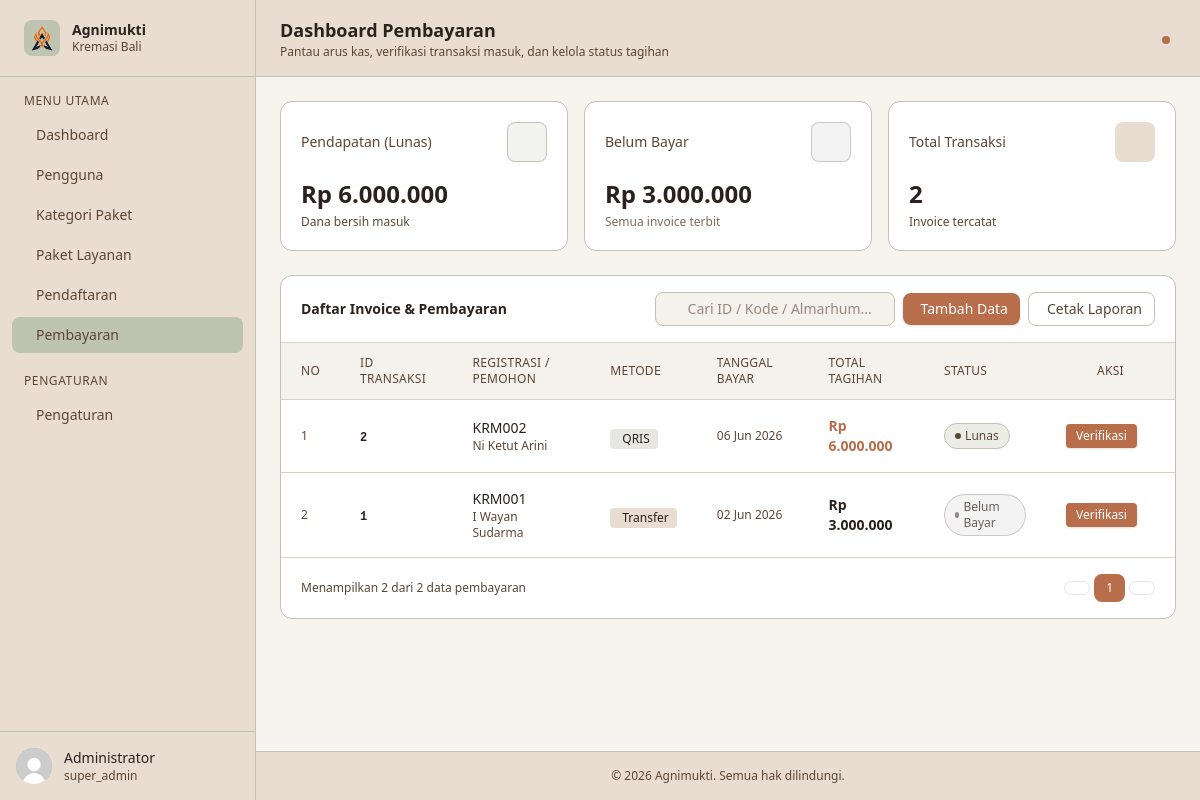
Page /admin?page=payment (signed in) on the committed database.
### tables this page shows
CREATE TABLE pembayaran (
    id_pembayaran INT AUTO_INCREMENT PRIMARY KEY,

    id_pendaftaran INT NOT NULL,

    tanggal_bayar DATE NOT NULL,

    total_bayar DECIMAL(12,2) NOT NULL,

    metode_pembayaran ENUM(
        'Transfer',
        'QRIS',
        'Tunai'
    ) NOT NULL,

    status_pembayaran ENUM(
        'Belum Bayar',
        'Lunas'
    ) DEFAULT 'Belum Bayar',

    created_at TIMESTAMP DEFAULT CURRENT_TIMESTAMP,

    CONSTRAINT fk_pembayaran_pendaftaran
    FOREIGN KEY (id_pendaftaran)
    REFERENCES pendaftaran(id_pendaftaran)
    ON UPDATE CASCADE
    ON DELETE RESTRICT
);

CREATE TABLE pendaftaran (
    id_pendaftaran INT AUTO_INCREMENT PRIMARY KEY,
    kode_pendaftaran VARCHAR(20) NOT NULL UNIQUE,

    id_user INT NOT NULL,
    id_paket INT NOT NULL,

    nama_almarhum VARCHAR(100) NOT NULL,
    tanggal_lahir DATE,
    tanggal_meninggal DATE,

    tanggal_daftar DATE NOT NULL,

    status ENUM(
        'Menunggu',
        'Diproses',
        'Selesai',
        'Dibatalkan'
    ) DEFAULT 'Menunggu',

    catatan TEXT,

    created_at TIMESTAMP DEFAULT CURRENT_TIMESTAMP,

    CONSTRAINT fk_pendaftaran_user
    FOREIGN KEY (id_user)
    REFERENCES users(id_user)
    ON UPDATE CASCADE
    ON DELETE RESTRICT,

    CONSTRAINT fk_pendaftaran_paket
    FOREIGN KEY (id_paket)
    REFERENCES paket_layanan(id_paket)
    ON UPDATE CASCADE
    ON DELETE RESTRICT
);

### config/Database.php (called while the page is built)
<?php
class Database {
    private $host = "localhost";
    private $username = "root";
    private $password = "";
    private $dbname   = "db_agnimukti";
    public function connect() {
        try {
            $pdo = new PDO(
                "mysql:host={$this->host};dbname={$this->dbname};charset=utf8mb4",
                $this->username,
                $this->password
            );
            $pdo->setAttribute(PDO::ATTR_ERRMODE, PDO::ERRMODE_EXCEPTION);
            return $pdo;
        } catch (PDOException $e) {
            die("Koneksi database gagal: " . $e->getMessage());
        }
    }
}
?>

### classes/Pembayaran.php (called while the page is built, shortened)
<?php
require_once __DIR__ . '/../config/Database.php';
class Pembayaran
{
    private $conn;
    public function __construct()
    {
        $database = new Database();
        $this->conn = $database->connect();
    }
    public function getAll()
    {
        $sql = "SELECT
                    p.id_pembayaran,
                    p.id_pendaftaran,
                    d.kode_pendaftaran,
                    d.nama_almarhum,
                    p.tanggal_bayar,
                    p.total_bayar,
                    p.metode_pembayaran,
                    p.status_pembayaran
                FROM pembayaran p
                JOIN pendaftaran d
                    ON p.id_pendaftaran = d.id_pendaftaran
                ORDER BY p.id_pembayaran DESC";
        $stmt = $this->conn->prepare($sql);
        $stmt->execute();
        return $stmt->fetchAll(PDO::FETCH_ASSOC);
    }
}

### public/admin/pages/payment.php (the view, shortened to what this page needs)
<?php
require_once __DIR__ . '/../../../classes/Pembayaran.php';
$pembayaranModel = new Pembayaran();
$allData = $pembayaranModel->getAll();
$search = $_GET['search'] ?? '';
$filtered = $allData;
$perPage       = 10;
$totalAll      = count($allData);
$totalFiltered = count($filtered);
$totalPages    = max(1, ceil($totalFiltered / $perPage));
$currentPage   = max(1, min((int)($_GET['p_page'] ?? 1), $totalPages));
$offset        = ($currentPage - 1) * $perPage;
$pageData      = array_slice($filtered, $offset, $perPage);
$totalPendapatanLunas = 0;
$belumBayarDana       = 0;
foreach ($allData as $p) {
    if ($p['status_pembayaran'] === 'Lunas') {
        $totalPendapatanLunas += (int)$p['total_bayar'];
    } elseif ($p['status_pembayaran'] === 'Belum Bayar') {
        $belumBayarDana += (int)$p['total_bayar'];
    }
}
?>
<header class="bg-[#E8DDD0] border-b border-[#BFC3B1] px-6 py-4 flex items-center justify-between sticky top-0 z-30">
    <div>
        <h1 class="text-lg font-semibold text-[#2B221D]">Dashboard Pembayaran</h1>
        <p class="text-xs text-[#5B4636]">Pantau arus kas, verifikasi transaksi masuk, dan kelola status tagihan</p>
    </div>
    <div class="flex items-center gap-3">
        <button class="relative text-[#5B4636] hover:text-[#2B221D] p-2 rounded-lg hover:bg-[#D8D2C6] transition-colors">
            <span class="absolute top-1.5 right-1.5 w-2 h-2 bg-[#B86E4B] rounded-full"></span>
        </button>
    </div>
</header>
<main class="flex-1 p-6 space-y-6 bg-[#F5F1EC]/30">
    <div class="grid grid-cols-1 sm:grid-cols-3 gap-4">
        <div class="bg-white rounded-xl border border-[#BFC3B1] p-5">
            <div class="flex items-center justify-between mb-4">
                <p class="text-sm text-[#5B4636]">Pendapatan (Lunas)</p>
                <div class="w-10 h-10 rounded-lg bg-[#BFC3B1]/20 flex items-center justify-center border border-[#BFC3B1]">
                </div>
            </div>
            <p class="text-2xl font-bold text-[#2B221D]">Rp <?= number_format($totalPendapatanLunas, 0, ',', '.') ?></p>
            <p class="text-xs text-[#5B4636] mt-1">Dana bersih masuk</p>
        </div>
        <div class="bg-white rounded-xl border border-[#BFC3B1] p-5">
            <div class="flex items-center justify-between mb-4">
                <p class="text-sm text-[#5B4636]">Belum Bayar</p>
                <div class="w-10 h-10 rounded-lg bg-[#2B221D]/5 flex items-center justify-center border border-[#2B221D]/20">
                </div>
            </div>
            <p class="text-2xl font-bold text-[#2B221D]">Rp <?= number_format($belumBayarDana, 0, ',', '.') ?></p>
            <p class="text-xs text-[#5B4636]/80 mt-1">Semua invoice terbit</p>
        </div>
        <div class="bg-white rounded-xl border border-[#BFC3B1] p-5">
            <div class="flex items-center justify-between mb-4">
                <p class="text-sm text-[#5B4636]">Total Transaksi</p>
                <div class="w-10 h-10 rounded-lg bg-[#E8DDD0] flex items-center justify-center">
                </div>
            </div>
            <p class="text-2xl font-bold text-[#2B221D]"><?= $totalAll ?></p>
            <p class="text-xs text-[#5B4636] mt-1">Invoice tercatat</p>
        </div>
    </div>
    <div class="bg-white rounded-xl border border-[#BFC3B1]">
        <div class="px-5 py-4 border-b border-[#D8D2C6] flex flex-col sm:flex-row sm:items-center gap-3 justify-between">
            <h2 class="text-sm font-semibold text-[#2B221D]">Daftar Invoice & Pembayaran</h2>
            <div class="flex items-center gap-2">
                <form action="" method="GET" class="flex items-center gap-2 m-0">
                    <input type="hidden" name="page" value="payment"> <div class="relative">
                        <input
                            type="text"
                            name="search"
                            value="<?= htmlspecialchars($search) ?>"
                            placeholder="Cari ID / Kode / Almarhum..."
                            class="pl-8 pr-4 py-1.5 text-sm border border-[#BFC3B1] rounded-lg bg-[#F5F1EC] text-[#2B221D] placeholder-[#5B4636]/60 focus:outline-none focus:ring-2 focus:ring-[#B86E4B]/30 focus:border-[#B86E4B] w-60"
                        >
                    </div>
                </form>
                <button onclick="document.getElementById('modalTambah').classList.remove('hidden')" class="flex items-center gap-1.5 px-3 py-1.5 bg-[#B86E4B] hover:bg-[#B86E4B]/90 text-white text-sm rounded-lg transition-colors shadow-sm font-medium">
                    Tambah Data
                </button>
                <a href="pages/print-payment.php"
                target="_blank"
                class="flex items-center gap-1.5 px-3 py-1.5 border border-[#BFC3B1] text-[#5B4636] hover:bg-[#F5F1EC] hover:text-[#2B221D] text-sm rounded-lg transition-colors">
                    Cetak Laporan
                </a>
            </div>
        </div>
        <div class="overflow-x-auto">
            <table class="w-full text-sm">
                <thead>
                    <tr class="bg-[#F5F1EC] text-left text-xs text-[#5B4636] uppercase tracking-wide border-b border-[#D8D2C6]">
                        <th class="px-5 py-3 font-medium">No</th>
                        <th class="px-5 py-3 font-medium">ID Transaksi</th>
                        <th class="px-5 py-3 font-medium">Registrasi / Pemohon</th>
                        <th class="px-5 py-3 font-medium">Metode</th>
                        <th class="px-5 py-3 font-medium">Tanggal Bayar</th>
                        <th class="px-5 py-3 font-medium">Total Tagihan</th>
                        <th class="px-5 py-3 font-medium">Status</th>
                        <th class="px-5 py-3 font-medium text-center">Aksi</th>
                    </tr>
                </thead>
                <tbody class="divide-y divide-[#D8D2C6]">
                    <?php foreach ($pageData as $i => $pembayaran): ?>
                    <tr class="hover:bg-[#F5F1EC] transition-colors">
                        <td class="px-5 py-4 text-[#5B4636] text-xs"><?= $offset + $i + 1 ?></td>
                        <td class="px-5 py-4">
                            <span class="font-mono text-xs font-semibold text-[#2B221D]"><?= $pembayaran['id_pembayaran'] ?></span>
                        </td>
                        <td class="px-5 py-4">
                            <div>
                                <p class="font-medium text-[#2B221D]"><?= htmlspecialchars($pembayaran['kode_pendaftaran'] ?? '-') ?></p>
                                <p class="text-xs text-[#5B4636]"><?= htmlspecialchars($pembayaran['nama_almarhum'] ?? 'Tidak Diketahui') ?></p>
                            </div>
                        </td>
                        <td class="px-5 py-4">
                            <?php if (stripos($pembayaran['metode_pembayaran'] ?? '', 'Transfer') !== false): ?>
                                <span class="inline-flex items-center gap-1 px-2 py-0.5 rounded text-xs font-medium bg-[#E8DDD0] text-[#2B221D]">
                                    <i class="ti ti-building-bank text-xs"></i> <?= htmlspecialchars($pembayaran['metode_pembayaran']) ?>
                                </span>
                            <?php else: ?>
                                <span class="inline-flex items-center gap-1 px-2 py-0.5 rounded text-xs font-medium bg-[#BFC3B1]/40 text-[#2B221D]">
                                    <i class="ti ti-qrcode text-xs"></i> <?= htmlspecialchars($pembayaran['metode_pembayaran'] ?? 'Tunai') ?>
                                </span>
                            <?php endif; ?>
                        </td>
                        <td class="px-5 py-4 text-[#5B4636] text-xs">
                            <?= $pembayaran['tanggal_bayar'] ? date('d M Y', strtotime($pembayaran['tanggal_bayar'])) : '-' ?>
                        </td>
                        <td class="px-5 py-4 font-semibold <?= $pembayaran['status_pembayaran'] === 'Lunas' ? 'text-[#B86E4B]' : 'text-[#2B221D]' ?>">
                            Rp <?= number_format($pembayaran['total_bayar'], 0, ',', '.') ?>
                        </td>
                        <td class="px-5 py-4">
                            <?php if ($pembayaran['status_pembayaran'] === 'Lunas'): ?>
                                <span class="inline-flex items-center gap-1 px-2.5 py-1 rounded-full text-xs font-medium bg-[#BFC3B1]/30 text-[#5B4636] border border-[#BFC3B1]">
                                    <span class="w-1.5 h-1.5 rounded-full bg-[#5B4636]"></span>
                                    Lunas
                                </span>
                            <?php else: ?>
                                <span class="inline-flex items-center gap-1 px-2.5 py-1 rounded-full text-xs font-medium bg-[#2B221D]/5 text-[#2B221D]/70 border border-[#2B221D]/20">
                                    <span class="w-1.5 h-1.5 rounded-full bg-[#2B221D]/50"></span>
                                    Belum Bayar
                                </span>
                            <?php endif; ?>
                        </td>
                        <td class="px-5 py-4">
                            <div class="flex items-center justify-center gap-1.5">
                                <button onclick='openModalVerifikasi(<?= json_encode($pembayaran) ?>)'
                                    class="px-2.5 py-1 bg-[#B86E4B] hover:bg-[#2B221D] text-white rounded text-xs font-medium transition-colors shadow-sm">
                                    Verifikasi
                                </button>
                                <form method="POST" onsubmit="return confirm('Hapus data pembayaran ini?')" style="display:inline">
                                    <button type="submit" class="p-1.5 rounded-lg text-[#B86E4B] hover:bg-[#B86E4B]/10 transition-colors" title="Hapus">
                                    </button>
                                </form>
                            </div>
                        </td>
                    </tr>
                    <?php endforeach; ?>
                </tbody>
            </table>
        </div>
        <div class="px-5 py-4 border-t border-[#D8D2C6] flex items-center justify-between">
            <p class="text-xs text-[#5B4636]">Menampilkan <?= count($pageData) ?> dari <?= $totalFiltered ?> data pembayaran</p>
            <div class="flex items-center gap-1">
                <a href="?<?= http_build_query(array_merge($_GET, ['p_page' => max(1, $currentPage - 1)])) ?>"
                    class="px-3 py-1.5 text-xs text-[#5B4636] border border-[#BFC3B1] rounded-lg hover:bg-[#F5F1EC] <?= $currentPage <= 1 ? 'opacity-40 pointer-events-none' : '' ?>">
                </a>
                <?php for ($p = 1; $p <= $totalPages; $p++): ?>
                <a href="?<?= http_build_query(array_merge($_GET, ['p_page' => $p])) ?>"
                    class="px-3 py-1.5 text-xs rounded-lg <?= $p === $currentPage ? 'bg-[#B86E4B] text-white' : 'text-[#5B4636] border border-[#BFC3B1] hover:bg-[#F5F1EC]' ?>">
                    <?= $p ?>
                </a>
                <?php endfor; ?>
                <a href="?<?= http_build_query(array_merge($_GET, ['p_page' => min($totalPages, $currentPage + 1)])) ?>"
                    class="px-3 py-1.5 text-xs text-[#5B4636] border border-[#BFC3B1] rounded-lg hover:bg-[#F5F1EC] <?= $currentPage >= $totalPages ? 'opacity-40 pointer-events-none' : '' ?>">
                </a>
            </div>
        </div>
    </div>
</main>

### rows in the picture
pembayaran: i "1", id_pembayaran "2", id_pendaftaran.kode_pendaftaran "KRM002", id_pendaftaran.nama_almarhum "Ni Ketut Arini", metode_pembayaran "QRIS", tanggal_bayar "06 Jun 2026", total_bayar "6.000.000", status_pembayaran "Lunas" (drawn)
pembayaran: i "2", id_pembayaran "1", id_pendaftaran.kode_pendaftaran "KRM001", id_pendaftaran.nama_almarhum "I Wayan Sudarma", metode_pembayaran "Transfer", tanggal_bayar "02 Jun 2026", total_bayar "3.000.000", status_pembayaran "Belum Bayar" (drawn)

### other values in the picture
$authUser['data']['nama'] "Administrator"
$authUser['data']['role'] "super_admin"
$totalPendapatanLunas "6.000.000"
$belumBayarDana "3.000.000"
$totalAll "2"
count($pageData) "2"
$totalFiltered "2"
